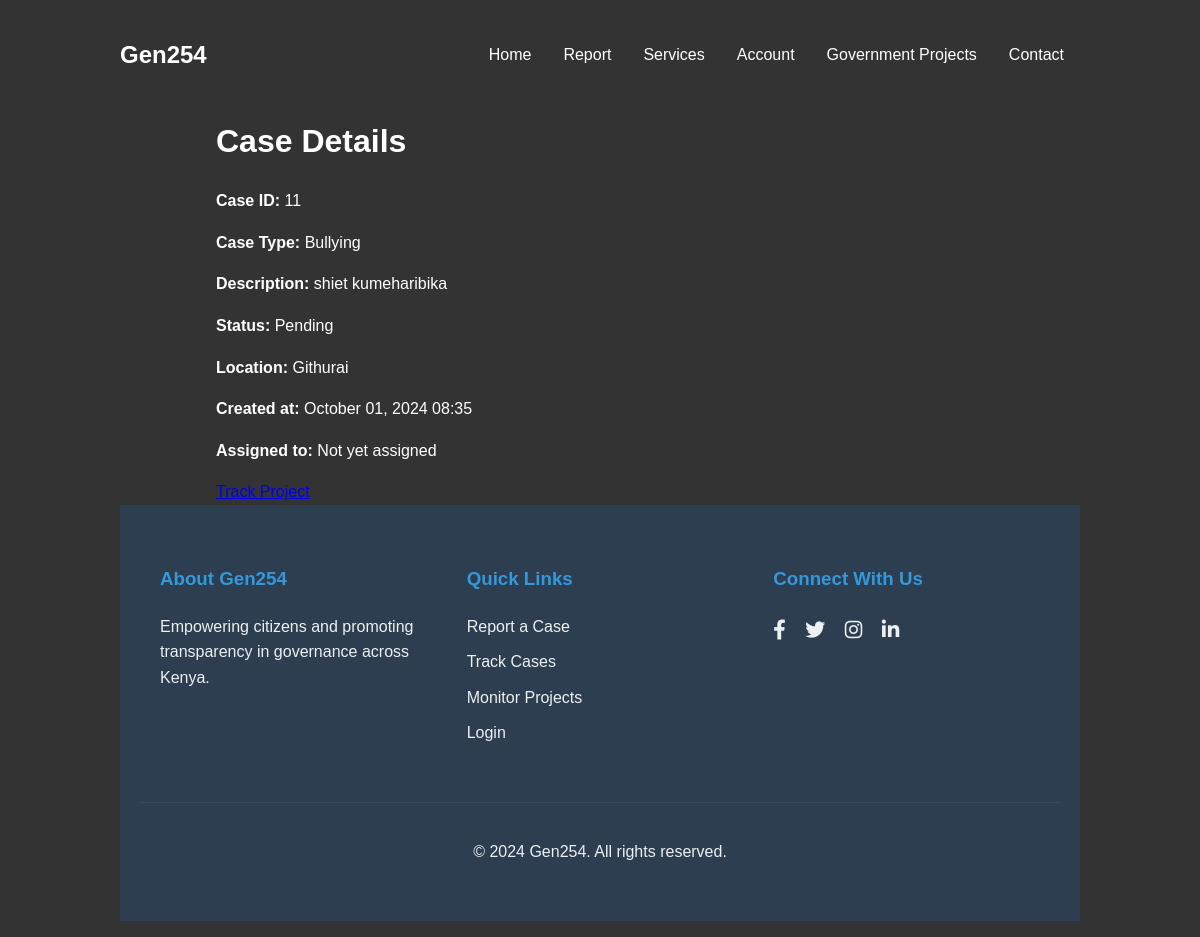
The page /case_detail/11/ on the database its author committed.
### home/models.py (models this page shows)
class Case(models.Model):
    CASE_TYPES = [
    ('Corruption', 'Corruption'),
    ('Accident', 'Accident'),
    ('Harassment', 'Harassment'),
    ('Sexual Abuse', 'Sexual Abuse'),
    ('Discrimination', 'Discrimination'),
    ('Domestic Violence', 'Domestic Violence'),
    ('Child Abuse', 'Child Abuse'),
    ('Fraud', 'Fraud'),
    ('Workplace Misconduct', 'Workplace Misconduct'),
    ('Cyber Crime', 'Cyber Crime'),
    ('Human Trafficking', 'Human Trafficking'),
    ('Environmental Crime', 'Environmental Crime'),
    ('Bullying', 'Bullying'),
    ('Police Brutality', 'Police Brutality'),
    ('Drug Trafficking', 'Drug Trafficking'),
    ('Land Dispute', 'Land Dispute'),
    ('Tax Evasion', 'Tax Evasion'),
    ('Identity Theft', 'Identity Theft'),
    ('Property Damage', 'Property Damage'),
    ('Fraudulent Financial Institution', 'Fraudulent Financial Institution'),
    ('Terrorism', 'Terrorism'),
    ('Vandalism', 'Vandalism'),
    ('Other', 'Other'),
    ]
    STATUS_CHOICES = [
        ('Pending', 'Pending'),
        ('In Progress', 'In Progress'),
        ('Resolved', 'Resolved'),
    ]
    user = models.ForeignKey(User, on_delete=models.SET_NULL, null=True, blank=True, related_name='cases')
    case_type = models.CharField(max_length=50, choices=CASE_TYPES)
    description = models.TextField()
    anonymous_name = models.CharField(max_length=100,null=True)
    anonymous_email = models.EmailField(null=True,blank=True)
    status = models.CharField(max_length=20, choices=STATUS_CHOICES, default='Pending')
    attachment = models.FileField(upload_to='case_attachments/', null=True, blank=True)  # File upload field
    created_at = models.DateTimeField(auto_now_add=True)
    phone_number = models.CharField(max_length=15,null=True)
    location = models.CharField(max_length=100,null=True)
    tracked_by = models.ManyToManyField(User, related_name='tracked_cases', blank=True)
    assigned_to = models.ForeignKey(Authority,on_delete=models.SET_NULL,null=True,blank=True)

### home/views.py (the view)
# urls.py: path('case_detail/<int:case_id>/',views.case_detail, name='case_detail'),
def case_detail(request, case_id):
    case = get_object_or_404(Case, id=case_id)
    return render(request, 'home/case_details.html', {'case': case})

### home/templates/home/case_details.html (shortened to what this page needs)
{% extends 'home/home.html' %}
{% block content %}
    {% if case %}
        <div class="container">
            <h1>Case Details</h1>
            <p><strong>Case ID:</strong> {{ case.id }}</p>
            <p><strong>Case Type:</strong> {{ case.case_type }}</p>
            <p><strong>Description:</strong> {{ case.description }}</p>
            <p><strong>Status:</strong> {{ case.get_status_display }}</p>
            <p><strong>Location:</strong> {{ case.location }}</p>
            <p><strong>Created at:</strong> {{ case.created_at|date:"F d, Y H:i" }}</p>
            <p><strong>Assigned to:</strong>
                {% if case.assigned_to %}
                    {{ case.assigned_to.names }} ({{ case.assigned_to.department }})
                {% else %}
                    Not yet assigned
                {% endif %}
            </p>
            <div>
                {% if user.is_authenticated %}
                <a href="{% url 'home:track_case' case.id %}" class="track-project-button">Track Case</a>
            {% else %}
                <a href="{% url 'home:login' %}?next={{ request.path }}" class="login-button">Track Project</a>
            {% endif %}
            </div>
        </div>
    {% else %}
        <div class="container">
            <h1>Case Not Found</h1>
            <p>Sorry, we couldn't find a case with the provided ID.</p>
        </div>
    {% endif %}
{% endblock %}

### home/static/css/homme.css (style rules this page uses)
body { font-family: Arial, sans-serif; line-height: 1.6; margin: 0; padding: 0; background-color: #f4f4f4; }
.container { width: 80%; margin: auto; overflow: hidden; }

### rows shown on the page
Case: id "11", case_type "Bullying", description "shiet kumeharibika", status "Pending", location "Githurai", created_at "October 01, 2024 08:35"
